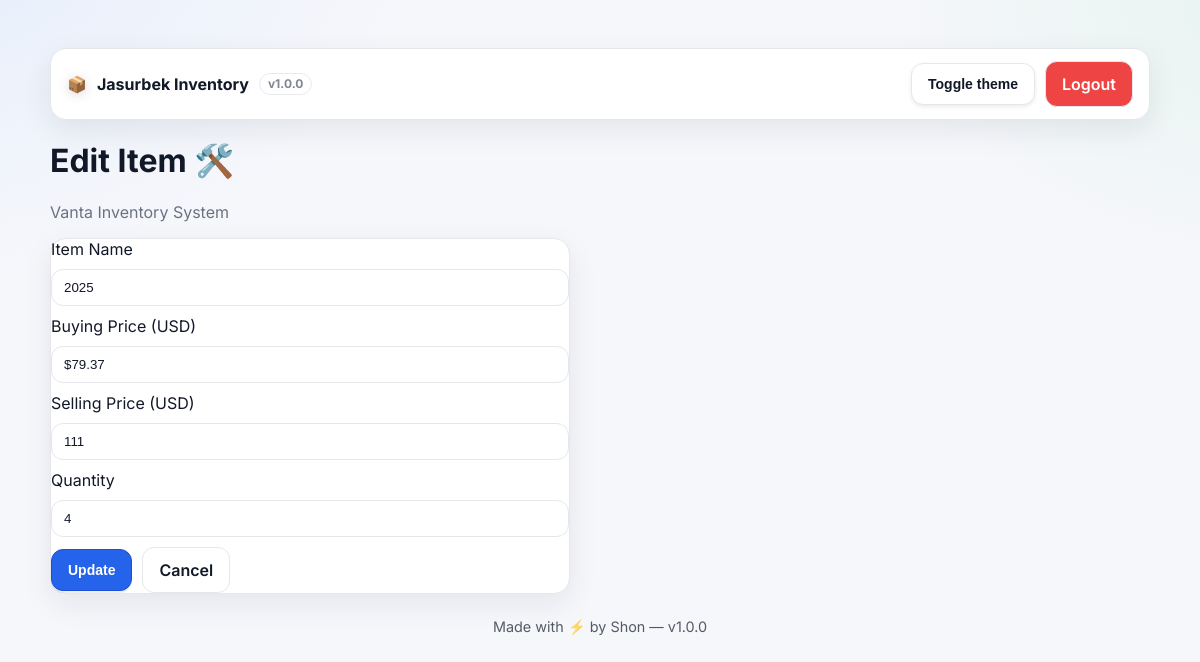
The page /edit/23 (signed in) on the database as committed earlier.
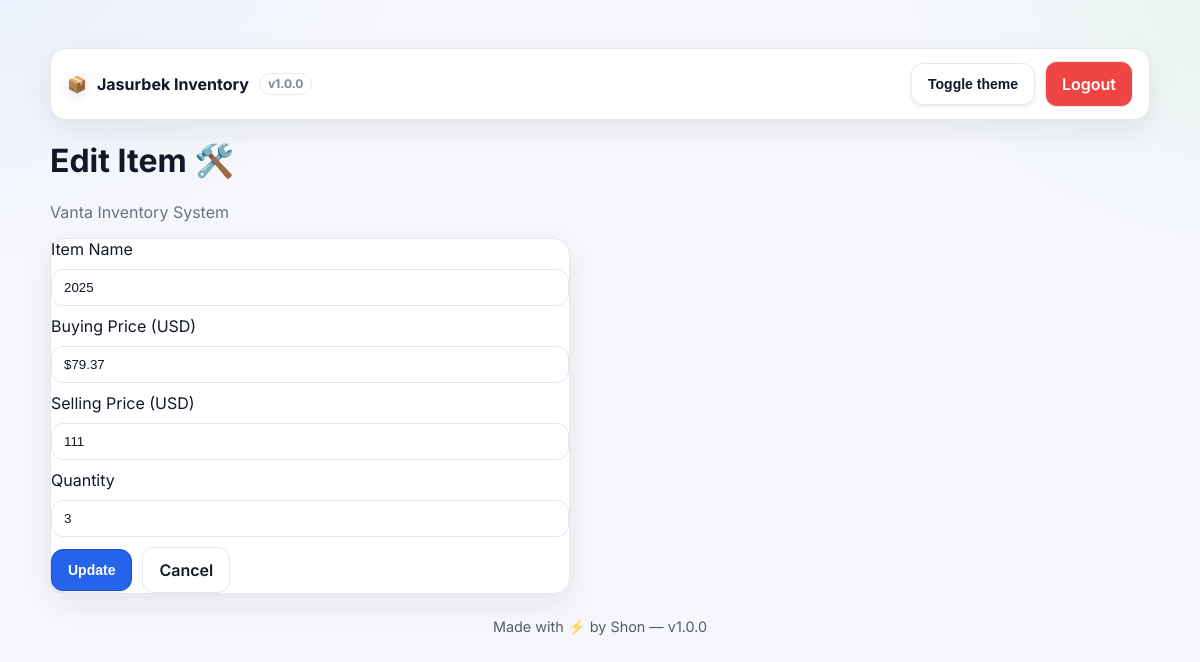
The same page on the database as committed later.
### tables this page shows
CREATE TABLE inventory (
                id INTEGER PRIMARY KEY AUTOINCREMENT,
                name TEXT NOT NULL,
                buying_price REAL NOT NULL DEFAULT 0,
                selling_price REAL NOT NULL DEFAULT 0,
                quantity INTEGER NOT NULL DEFAULT 0,
                profit REAL NOT NULL DEFAULT 0,
                currency TEXT DEFAULT 'UZS',
                created_at TIMESTAMP NOT NULL DEFAULT CURRENT_TIMESTAMP
            , category TEXT, updated_at TIMESTAMP);

### app.py (the view, shortened to what this page needs)
@app.route("/edit/<int:item_id>", methods=["GET", "POST"])
def edit_item(item_id):
    if not is_logged_in():
        return redirect(url_for("login"))
    item = db.db_one("SELECT * FROM inventory WHERE id=:id", {"id": item_id})
    if not item:
        flash("Item not found!", "error")
        return redirect(url_for("index"))
    return render_template("edit.html", item=item)

### app.py (called while the page is built, shortened)
def get_version():
    try:
        return open("VERSION", encoding="utf-8").read().strip()
    except Exception:
        return os.getenv("APP_VERSION", "v1.0.0")

@app.context_processor
def inject_version():
    return {"APP_VERSION": get_version()}

def get_lang():
    return session.get("LANG", DEFAULT_LANG)

def get_curr():
    return session.get("CURR", DEFAULT_CURR)

def fmt_money(value, curr=None, lang=None):
    curr = curr or get_curr()
    lang = lang or get_lang()
    locale = "en_US" if lang == "en" else "uz_UZ"
    try:
        return _format_currency(float(value or 0), curr, locale=locale)
    except Exception:
        try:
            return f"{float(value):.2f} {curr}"
        except Exception:
            return f"{value} {curr}"

def _fetch_usd_rates():
    if OFFLINE:
        return {"USD": 1.0, "AED": 3.6725, "UZS": 12600.0}
    now = time.time()
    if _FX_CACHE["rates"] and (now - _FX_CACHE["ts"]) < 3600:
        return _FX_CACHE["rates"]

def convert_amount(value, from_curr=None, to_curr=None):
    try:
        v = float(value or 0)
    except Exception:
        return 0.0
    from_curr = (from_curr or BASE_CCY).upper()
    to_curr   = (to_curr or get_curr()).upper()
    if from_curr == to_curr:
        return v
    R = _fetch_usd_rates()
    if from_curr not in R or to_curr not in R:
        return v
    amount_usd = v / float(R[from_curr])
    return amount_usd * float(R[to_curr])

def money_plain(v, decimals=0):
    try:
        v = float(str(v).replace(",", ""))
    except (TypeError, ValueError):
        return v
    return f"{v:,.{decimals}f}"

def is_logged_in():
    return bool(session.get("logged_in"))

@app.before_request
def _inject_currency():
    g.CURRENCY = get_curr()

@app.template_filter("ccy")
def ccy(amount):
    return convert_amount(amount, from_curr=BASE_CCY, to_curr=get_curr())

@app.template_filter("fmtmoney")
def fmtmoney(amount):
    return fmt_money(amount, curr=get_curr(), lang=get_lang())

@app.context_processor
def inject_helpers():
    lang = get_lang()
    return {
        "fmt_money": fmt_money,
        "fmt_money_auto": fmt_money_auto,
        "convert": convert_amount,
        "USER_LANG": lang,
        "USER_CURR": get_curr(),
        "CURRENCY": get_curr(),
        "t": lambda key, _lang=None: t(key, lang if _lang is None else _lang),
    }

@app.template_filter("money")
def money_filter(v):
    try:
        return money_plain(v, decimals=0)
    except Exception:
        return v

### templates/edit.html (shortened to what this page needs)
﻿{% extends "base.html" %}
{% block content %}
<h1>Edit Item &#x1F6E0;&#xFE0F;</h1>
<p class="subtitle">Vanta Inventory System</p>
<form method="POST" class="form-col card edit-form">
  <label for="name">Item Name</label>
  <input id="name" type="text" name="name" placeholder="Item Name" value="{{ item[1] }}" required autocomplete="off" />
  <label for="buy">Buying Price ({{ CURRENCY }})</label>
  <input
    id="buy"
    type="text"
    name="buying_price"
    data-money
    data-decimals="0"
    inputmode="numeric"
    pattern="[\d,]*"
    autocomplete="off"
    placeholder="Buying Price ({{ CURRENCY }})"
    value="{{ (item[2] | ccy) | fmtmoney }}"
    value="{{ (item[3] | ccy) | fmtmoney }}"
    required />
  <label for="sell">Selling Price ({{ CURRENCY }})</label>
  <input
    id="sell"
    type="text"
    name="selling_price"
    data-money
    data-decimals="0"
    inputmode="numeric"
    pattern="[\d,]*"
    autocomplete="off"
    placeholder="Selling Price ({{ CURRENCY }})"
    value="{{ (item[3] | ccy) | money }}"
    required />
  <label for="qty">Quantity</label>
  <input id="qty" type="number" name="quantity" placeholder="Quantity" value="{{ item[4] }}" min="0" required />
  <div class="form-row form-actions">
    <button type="submit" class="btn btn-primary" id="saveBtn">Update</button>
    <a href="{{ url_for('index') }}" class="btn btn-outline">Cancel</a>
  </div>
</form>
{% endblock %}

### templates/base.html (shortened to what this page needs)
<!DOCTYPE html>
<html lang="{{ USER_LANG or 'en' }}">
<head>
  <link rel="stylesheet"
        href="https://cdnjs.cloudflare.com/ajax/libs/font-awesome/6.5.2/css/all.min.css"
>
  <link rel="stylesheet" href="{{ url_for('static', filename='style.css') }}?v={{ APP_VERSION }}">
  {% set AUTH_PAGES = ['login','forgot_password','forgot_password_post'] %}
</head>
<body class="{% if request.endpoint in AUTH_PAGES %}no-chrome{% endif %}">
  {% if request.endpoint not in AUTH_PAGES %}
  <header class="topbar card container" role="banner">
    <div class="brand">
      <span class="cube" aria-hidden="true">&#x1F4E6;</span>
      <strong>Jasurbek Inventory</strong>
      <span class="badge badge-version" title="Current build">{{ APP_VERSION }}</span>
    </div>
    <div class="actions-row">
      <button id="themeToggle" class="btn btn-outline" type="button" title="Toggle theme">Toggle theme</button>
      <a href="{{ url_for('logout') }}" class="btn btn-red logout">Logout</a>
    </div>
  </header>
  {% endif %}
  <main class="container" role="main">
    {% block content %}{% endblock %}
  </main>
  {% if request.endpoint not in AUTH_PAGES %}
  <footer class="footer container" role="contentinfo">
    Made with ⚡ by Shon — {{ APP_VERSION }}
  </footer>
  {% endif %}
</body>
</html>

### static/style.css (style rules this page uses)
:root[data-theme="light"] { --bg:#f6f7fb; --card:#ffffff; --text:#111827; --muted:#6b7280; --border:#e5e7eb; --primary:#2563eb; --primary-600:#1d4ed8; --green:#16a34a; --cyan:#06b6d4; --yellow:#f59e0b; --red:#ef4444; --grid:rgba(0,0,0,.08); --shadow:0 10px 30px rgba(17,24,39,.08); --radius:16px; }
* { box-sizing:border-box }
html,body { height:100% }
body { margin:0; padding:28px; font-family:'Inter',system-ui,Segoe UI,Arial,sans-serif; color:var(--text); background: radial-gradient(900px 600px at -10% -10%, rgba(96,165,250,.12), transparent 60%), radial-gradient(800px 500px at 110% 0%, rgba(34,197,94,.08), transparent 55%), var(--bg); }
.container { max-width:1100px;margin:0 auto }
.card { background:var(--card); border:1px solid var(--border); border-radius:var(--radius); box-shadow:var(--shadow) }
.topbar { display:flex; align-items:center; justify-content:space-between; padding:12px 16px; margin-bottom:18px; backdrop-filter:blur(8px) }
.brand { display:flex; gap:10px; align-items:center; font-weight:700 }
.cube { filter: drop-shadow(0 2px 6px rgba(0,0,0,.15)) }
.subtitle { color:var(--muted); margin:.25rem 0 1rem }
.actions-row { display:flex; gap:10px; align-items:center; flex-wrap:wrap }
.footer { opacity:.7;font-size:.9rem;margin-top:24px;text-align:center }
.badge { display:inline-flex;align-items:center;gap:6px;padding:4px 8px;border-radius:999px;font-size:.75rem;font-weight:700;line-height:1;border:1px solid var(--border);background:var(--card);color:var(--muted) }
.badge-version { opacity:.85 }
.btn { display:inline-block;padding:10px 14px;border-radius:12px;font-weight:600;border:1px solid transparent;cursor:pointer;text-decoration:none }
.btn-outline { background:transparent;color:var(--primary);border-color:var(--primary) }
.btn-red { background:var(--red); color:#fff }
.btn-primary { background:var(--primary);color:#fff;border:none;box-shadow:0 2px 0 rgba(0,0,0,.06) }
button, input[type="submit"], input[type="button"] { display: inline-flex; align-items: center; justify-content: center; gap: 6px; padding: 10px 16px; border-radius: 12px; border: none; font-weight: 600; font-size: 14px; cursor: pointer; text-decoration: none; background: var(--primary); color: #fff; transition: background .2s, transform .15s; box-shadow: 0 2px 4px rgba(0,0,0,.08); }
button.logout, a.logout { background: var(--red) !important; color: #fff !important; }
form { margin:14px 0 22px }
.form-row { display:flex;gap:10px;flex-wrap:wrap;align-items:center }
.form-col { display:flex;flex-direction:column;gap:10px;max-width:520px }
input,select,button { padding:10px 12px;border-radius:12px;border:1px solid var(--border);background:var(--card);color:var(--text) }
.btn { display:inline-flex; align-items:center; justify-content:center; gap:8px; padding:12px 16px; border-radius:12px; border:1px solid var(--border); background:#fff; color:var(--text); font-weight:600; text-decoration:none; }
.btn-primary { background:var(--primary); color:#fff; border-color:var(--primary-600) }

Rows that differ between the two databases and show on the page:
changed inventory: quantity "4" → "3"
